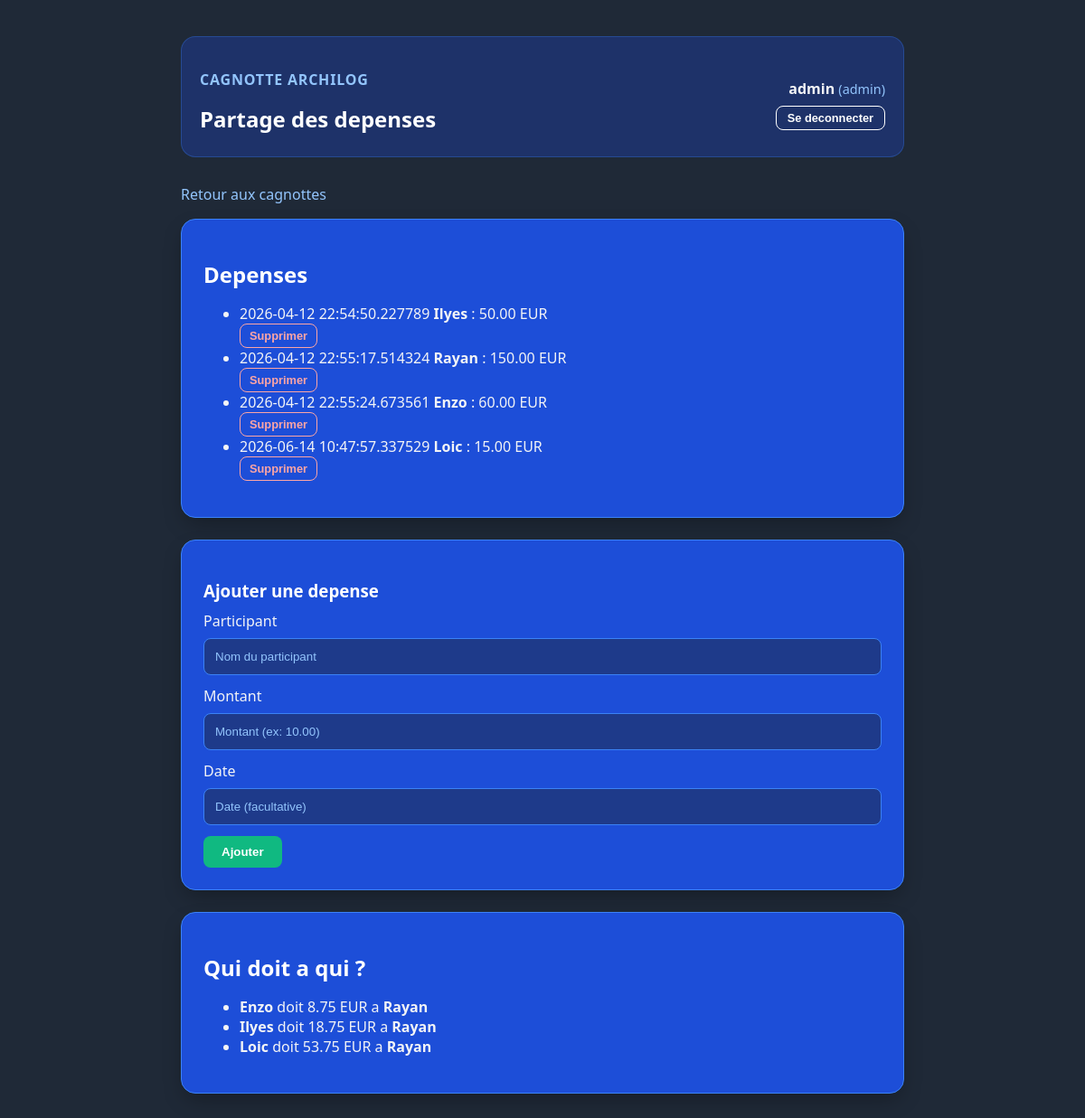
The page /pots/2 (signed in) on the database its author committed.
### tables this page shows
CREATE TABLE expenses (
	id INTEGER NOT NULL, 
	money_pot_id INTEGER NOT NULL, 
	paid_by VARCHAR NOT NULL, 
	amount NUMERIC(10, 2) NOT NULL, 
	paid_at DATETIME NOT NULL, 
	PRIMARY KEY (id), 
	CONSTRAINT uq_one_expense_per_person_per_pot UNIQUE (money_pot_id, paid_by), 
	FOREIGN KEY(money_pot_id) REFERENCES money_pots (id) ON DELETE CASCADE
);

### src/cagnotte/web.py (the view)
    @app.get("/pots/<int:money_pot_id>")
    @login_required
    def pot_detail(money_pot_id: int):
        mp = get_money_pot(engine, money_pot_id)
        return render_template(
            "pot_detail.html",
            mp=mp,
            txs=compute_transactions(mp),
            money_pot_id=money_pot_id,
        )

### src/cagnotte/auth.py (called while the page is built)
def get_session_user() -> dict[str, str] | None:
    username = session.get("username")
    if not username:
        return None
    user = USERS.get(username)
    if not user:
        session.clear()
        return None
    return {"username": username, "role": user["role"]}

### src/cagnotte/data.py (called while the page is built)
def list_expenses(engine: Engine, money_pot_id: int) -> list[Expense]:
    stmt = (
        select(expenses.c.id, expenses.c.paid_by, expenses.c.amount, expenses.c.paid_at)
        .where(expenses.c.money_pot_id == money_pot_id)
        .order_by(expenses.c.paid_at.asc(), expenses.c.paid_by.asc())
    )
    with engine.begin() as conn:
        rows = conn.execute(stmt).mappings().all()
    return [
        Expense(
            id=int(row["id"]),
            paid_by=str(row["paid_by"]),
            amount=Decimal(str(row["amount"])),
            paid_at=row["paid_at"],
        )
        for row in rows
    ]

def get_money_pot(engine: Engine, money_pot_id: int) -> MoneyPot:
    stmt = select(money_pots.c.name).where(money_pots.c.id == money_pot_id)
    with engine.begin() as conn:
        row = conn.execute(stmt).first()
    if not row:
        raise ValueError(f"Cagnotte introuvable (id={money_pot_id}).")
    return MoneyPot(name=str(row.name), expenses=list_expenses(engine, money_pot_id))

### src/cagnotte/domain.py (called while the page is built)
def _q2(x: Decimal) -> Decimal:
    return x.quantize(Decimal("0.01"), rounding=ROUND_HALF_UP)

### src/cagnotte/web.py (called while the page is built)
def login_required(view):
    @wraps(view)
    def wrapped(*args, **kwargs):
        if g.user is None:
            flash("Connectez-vous pour continuer.", "error")
            return redirect(url_for("login", next=request.path))
        return view(*args, **kwargs)
    return wrapped

### src/cagnotte/templates/pot_detail.html (shortened to what this page needs)
{% extends "base.html" %}
{% block content %}
<p><a href="{{ url_for('pots') }}">Retour aux cagnottes</a></p>
<div class="box">
    <h2>Depenses</h2>
    {% if not mp.expenses %}
        <p>Aucune depense enregistree.</p>
    {% else %}
        <ul>
        {% for e in mp.expenses %}
            <li>
                {{ e.paid_at }}
                <strong>{{ e.paid_by }}</strong> :
                {{ e.amount }} EUR
                <form method="post"
                      action="{{ url_for('expense_delete', money_pot_id=money_pot_id) }}"
                      class="inline-form">
                    <button class="secondary" type="submit">Supprimer</button>
                </form>
            </li>
        {% endfor %}
        </ul>
    {% endif %}
</div>
<div class="box">
    <h3>Ajouter une depense</h3>
    <form method="post"
          action="{{ url_for('expense_add', money_pot_id=money_pot_id) }}">
        <label for="paid-by">Participant</label>
        <input id="paid-by" name="paid_by" placeholder="Nom du participant" required>
        <label for="amount">Montant</label>
        <input id="amount" name="amount" placeholder="Montant (ex: 10.00)" required>
        <label for="paid-at">Date</label>
        <input id="paid-at" name="paid_at" placeholder="Date (facultative)">
        <button type="submit">Ajouter</button>
    </form>
</div>
<div class="box">
    <h2>Qui doit a qui ?</h2>
    {% if not txs %}
        <p>Tout le monde est equilibre.</p>
    {% else %}
        <ul>
        {% for t in txs %}
            <li>
                <strong>{{ t.debtor }}</strong>
                doit {{ t.amount }} EUR
                a
                <strong>{{ t.creditor }}</strong>
            </li>
        {% endfor %}
        </ul>
    {% endif %}
</div>
{% endblock %}

### src/cagnotte/templates/base.html (shortened to what this page needs)
<!doctype html>
<html lang="fr">
<head>
</head>
<body>
    <main>
        <div class="topbar">
            <div>
                <p class="brand"><a href="{{ url_for('pots') if current_user else url_for('login') }}">Cagnotte Archilog</a></p>
                <h1 style="font-size: 1.5rem; margin: 5px 0;">Partage des depenses</h1>
            </div>
            {% if current_user %}
                <div style="text-align: right;">
                    <p style="margin-bottom: 8px;"><strong>{{ current_user.username }}</strong> <span class="muted">({{ current_user.role }})</span></p>
                    <form method="post" action="{{ url_for('logout') }}" style="margin:0;">
                        <button class="secondary" type="submit" style="padding: 5px 12px; font-size: 0.8rem;">Se deconnecter</button>
                    </form>
                </div>
            {% endif %}
        </div>
        {% block content %}{% endblock %}
    </main>
</body>
</html>

### src/cagnotte/templates/base.html (style rules this page uses)
:root { --bg: #1f2937; --panel: #1d4ed8; --panel-soft: rgba(30, 58, 138, 0.6); --line: #3b82f6; --text: #f3f4f6; --accent: #10b981; --accent-hover: #34d399; --danger: #ef4444; --success: #6ee7b7; --error: #fca5a5; }
body { font-family: ui-sans-serif, system-ui, -apple-system, sans-serif; margin: 0; background-color: var(--bg); color: var(--text); min-height: 100vh; }
main { max-width: 800px; margin: 0 auto; padding: 40px 20px; }
h1, h2, h3 { margin-bottom: 10px; color: white; }
a { text-decoration: none; color: #93c5fd; transition: 0.2s; }
button { padding: 10px 20px; border: 0; background: var(--accent); color: white; border-radius: 8px; cursor: pointer; font-weight: bold; transition: 0.2s; }
input { width: 100%; box-sizing: border-box; margin: 8px 0 12px; padding: 12px; border: 1px solid var(--line); border-radius: 8px; background: #1e3a8a; color: white; }
input::placeholder { color: #93c5fd; }
.box { border: 1px solid var(--line); padding: 24px; margin-bottom: 24px; background: var(--panel); border-radius: 16px; box-shadow: 0 10px 25px -5px rgba(0, 0, 0, 0.3); }
.topbar { display: flex; justify-content: space-between; gap: 16px; align-items: center; margin-bottom: 30px; padding: 20px; background: var(--panel-soft); border-radius: 16px; border: 1px solid rgba(59, 130, 246, 0.3); }
.brand { font-weight: bold; text-transform: uppercase; letter-spacing: 0.05em; }
.muted { color: #93c5fd; font-size: 0.9rem; }
.secondary { background: transparent; color: white; border: 1px solid white; }
.inline-form button { background: transparent; color: #fca5a5; border: 1px solid #fca5a5; padding: 5px 10px; font-size: 0.8rem; }

### rows shown on the page
expenses: paid_at "2026-04-12 22:54:50.227789", paid_by "Ilyes", amount "50.00", debtor "Ilyes"
expenses: paid_at "2026-04-12 22:55:17.514324", paid_by "Rayan", amount "150.00", creditor "Rayan" "Rayan" "Rayan"
expenses: paid_at "2026-04-12 22:55:24.673561", paid_by "Enzo", amount "60.00", debtor "Enzo"
expenses: paid_at "2026-06-14 10:47:57.337529", paid_by "Loic", amount "15.00", debtor "Loic"

### other values the page prints
{{ current_user.username }} "admin"
{{ current_user.role }} "admin"
{{ t.amount }} "8.75" "18.75" "53.75"
